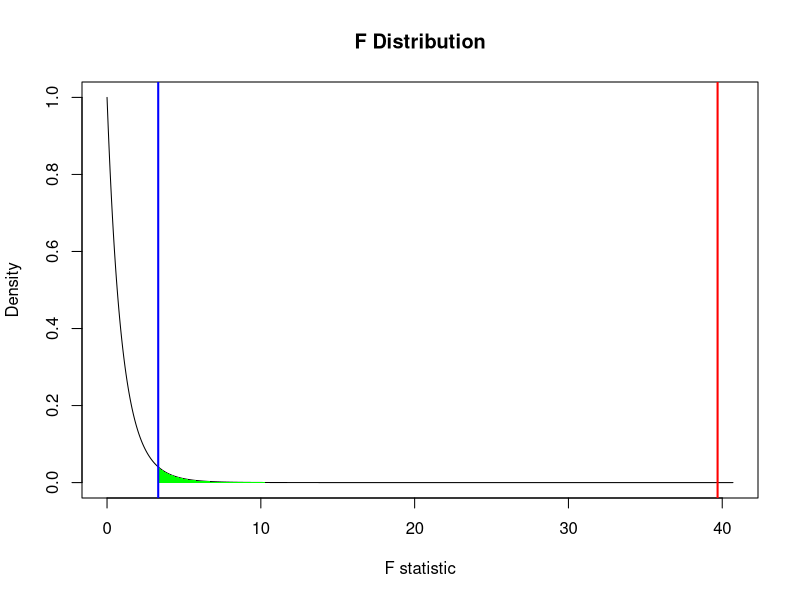
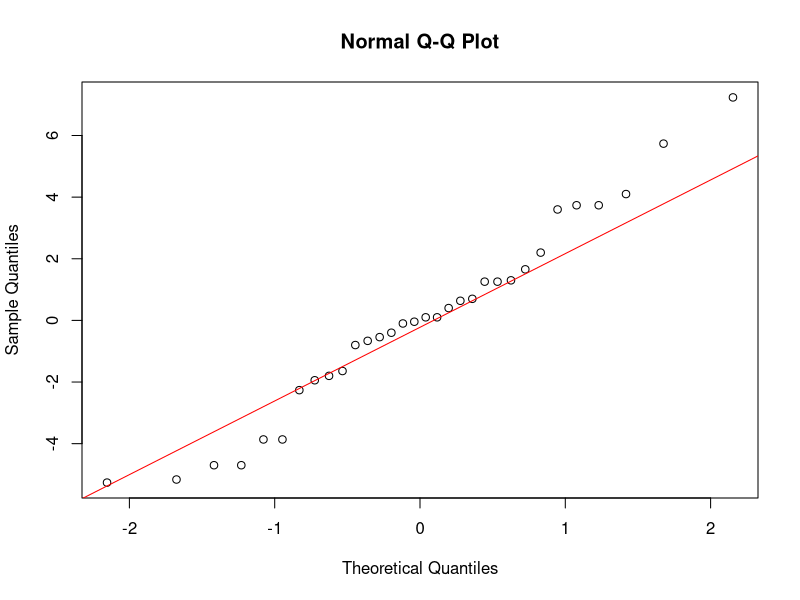
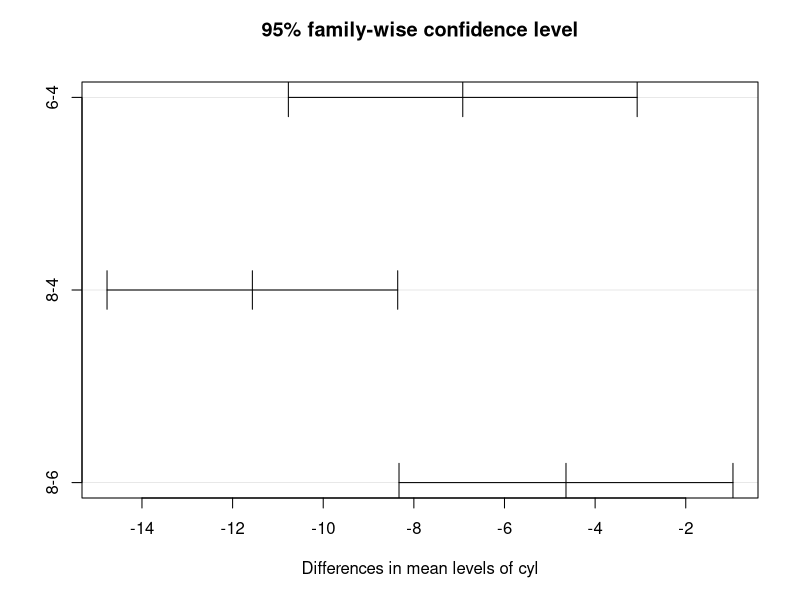
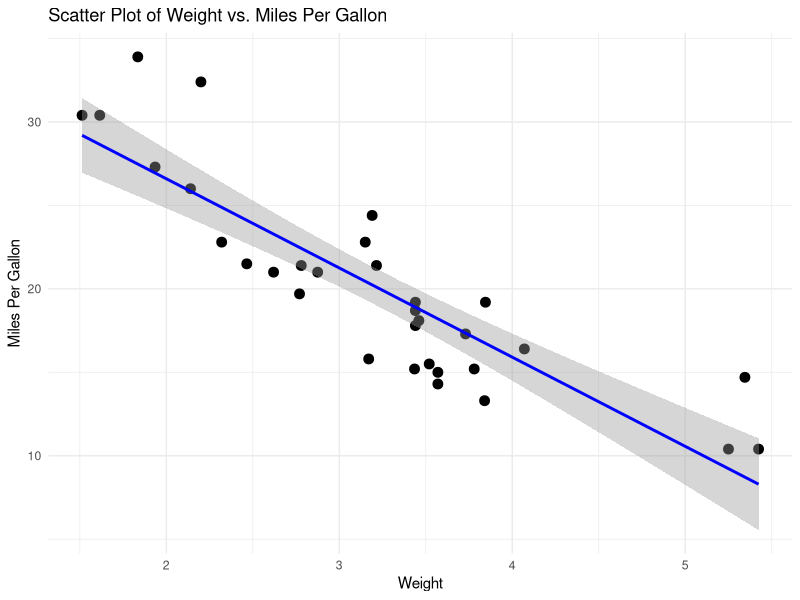
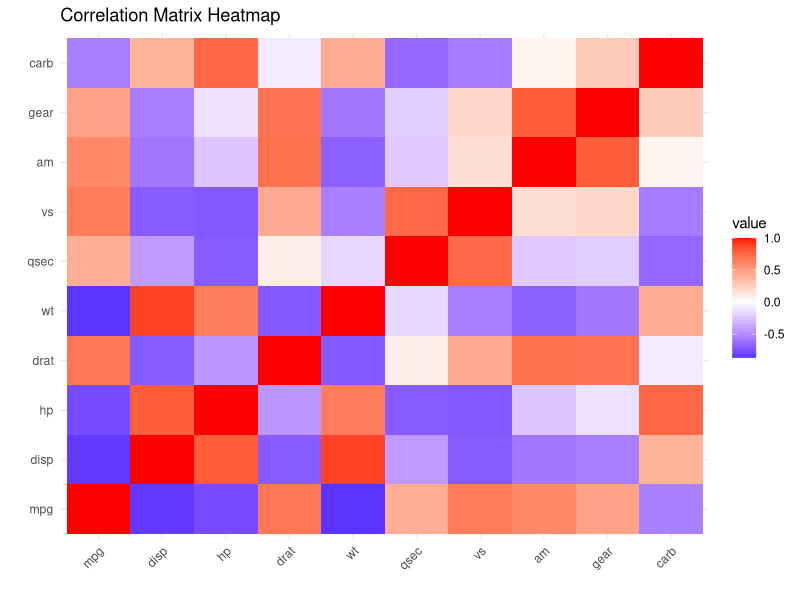
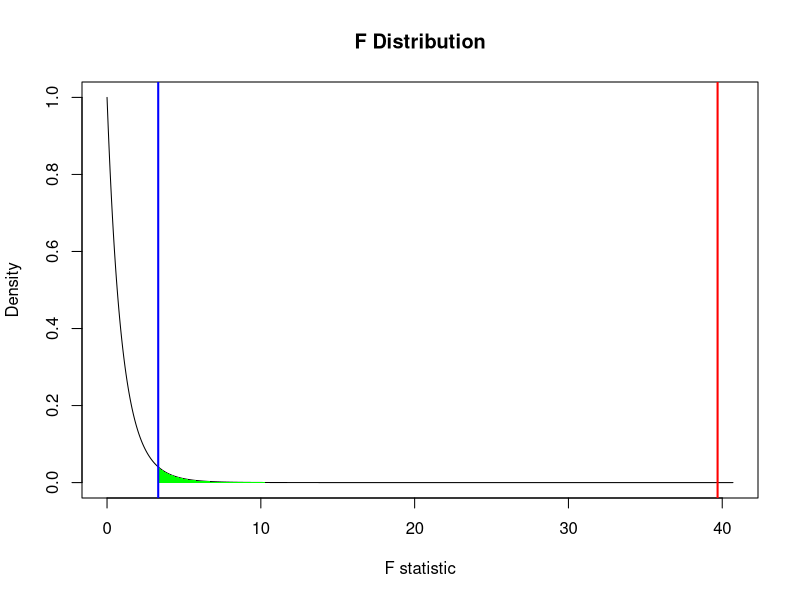

Here is the R script that generated these plots, in order:
data("mtcars")

library(ggplot2)
library(dplyr)
library(car)
library(reshape2)

mtcars$cyl <- factor(mtcars$cyl)
alpha <- 0.05
# Anova test
# Concerned with variance between groups and within groups
# To assess how much variability is there between groups and within

# Variance
# H0: all groups are equal to number
# H1: at least one group is different from the rest
# ANOVA test is a parametric test and assumes that the data is normally
# distributed and the variances are equal across groups
# If the p value is less than the alpha level we reject the null
# hypothesis and conclude that there is a significant difference
# If the p value is greater than alpha we fail to reject null
# hypothesis and conclude there is no significant difference
# ANOVA test is used to compare the means of three or more groups
# If we have only two groups we can use a t test to compare means
# If we have more than two groups we can use anova test to compare
# means of the groups.
anova_model <- aov(mpg ~ cyl, data = mtcars)
summary(anova_model)

# ANOVA table - extraction from model summary to plot F distribution
# and find the critical value for the F test
anova_table <- summary(anova_model)[[1]]
f_stat <- anova_table["cyl", "F value"]
df1 <- anova_table["cyl", "Df"]
df2 <- anova_table["Residuals", "Df"]

# Find critical value for upper tail of F distribution
f_crit <- qf(1 - alpha, df1, df2)
# Plotting the F distribution and critical value for the F test
x_max <- max(f_stat, f_crit) + 1
# Setting x axis limit to be slightly larger than max value
x_vals <- seq(0, x_max, length.out = 1000)
# Creating a sequence of x values from 0 to the maximum x value

y_vals <- df(x_vals, df1, df2)
plot(x_vals, y_vals, type = "l", main = "F Distribution",
     xlab = "F statistic", ylab = "Density")

# Shade the rejection region for the F test
x_shade <- seq(f_crit, x_max, length.out = 1000)
y_shade <- df(x_shade, df1, df2)
polygon(c(f_crit, x_shade, x_max),
        c(0, y_shade, 0), col = "green", border = NA)
# Critical value line
abline(v = f_crit, col = "blue", lwd = 2)
# F statistic line
abline(v = f_stat, col = "red", lwd = 2)

# F-statistic is the ratio of variance between groups to variance
# within groups. The larger the F statistic the more likely it is
# that there is a significant difference between groups

# Save the plot as a png file
png("F_distribution.png", width = 800, height = 600)
plot(x_vals, y_vals, type = "l", main = "F Distribution",
     xlab = "F statistic", ylab = "Density")
polygon(c(f_crit, x_shade, x_max),
        c(0, y_shade, 0), col = "green", border = NA)
abline(v = f_crit, col = "blue", lwd = 2)
abline(v = f_stat, col = "red", lwd = 2)
dev.off()

shapiro.test(residuals(anova_model))
# Test for normality of the data which is an assumption of ANOVA

leveneTest(mpg ~ cyl, data = mtcars)
# Test for homogeneity of variances which is an assumption of ANOVA
# Assumptions of ANOVA are met if p value > alpha level
# We fail to reject the null hypothesis and conclude no significant
# difference between the groups
# ANOVA assumes normal distribution of the data and homogeneity of
# variances across groups. If these assumptions are violated, the
# results of ANOVA test may not be valid.
# Non-parametric test for ANOVA is the Kruskal-Wallis test which does
# not assume normal distribution of data and homogeneity of variances
# across groups. It is used to compare the medians of three or more
# groups.
kruskal.test(mpg ~ cyl, data = mtcars)





# Steps: how to know what test to use

# 1. Identify the research question and type of data
# (categorical or continuous)
# Tests for categorical data include chi square test for independence
# and chi square test for goodness of fit. Tests for continuous data
# include t test for comparing the means of two groups and ANOVA test
# for comparing the means of three or more groups. If the assumptions
# of the t test or ANOVA test are not met, we can use non-parametric
# tests such as the Wilcoxon rank sum test for comparing the medians
# of two groups and the Kruskal-Wallis test for comparing the medians
# of three or more groups.
# For categorical data, use chi square test to compare the observed
# frequencies of the categories to the expected frequencies under null
# hypothesis. It is used to test for independence between two
# categorical variables or to test for goodness of fit of a categorical
# variable to a theoretical distribution. The chi square test is
# non-parametric and does not assume normal distribution of the data or
# homogeneity of variances across groups. It is used when the data is
# categorical and the sample size is large enough to meet assumptions.
# For continuous data, use t test to compare the means of two groups.
# It is used when the data is continuous and the sample size is small.
# The t test assumes that the data is normally distributed and that the
# variances are equal across groups. If the assumptions of the t test
# are not met, we can use a non-parametric test such as the Wilcoxon
# rank sum test which does not assume normal distribution of the data
# or homogeneity of variances across groups. It is used to compare the
# medians of two groups when the data is not normally distributed or
# when the variances are not equal across groups.

# 2. Check the assumptions of the test you want to use
# (normality, homogeneity of variances, independence)
# Normality using these tests:
# Shapiro test for normality of the data
shapiro.test(residuals(anova_model))
# Test for normality of the data which is an assumption of ANOVA
# QQ plot for normality of the data
qqnorm(residuals(anova_model))
qqline(residuals(anova_model), col = "red")
# Homogeneity of variances using these tests:
# Levene test for homogeneity of variances across groups.
leveneTest(mpg ~ cyl, data = mtcars)
# Test for homogeneity of variances which is an assumption of ANOVA

# Independence using these tests:
# Durbin Watson test for independence of residuals in a regression
# model. It is used to test for autocorrelation in the residuals of a
# regression model. The Durbin Watson test statistic ranges from 0 to 4,
# with a value of 2 indicating no autocorrelation, values less than 2
# indicating positive autocorrelation, and values greater than 2
# indicating negative autocorrelation. If the p value is less than the
# alpha level we reject the null hypothesis and conclude that there is
# autocorrelation in the residuals. If the p value is greater than the
# alpha level we fail to reject the null hypothesis and conclude that
# there is no autocorrelation in the residuals.

# 3. If the assumptions are met, use the appropriate parametric test
# (t test, ANOVA)
# t test for comparing the means of two groups. It assumes normal
# distribution of the data and homogeneity of variances across groups.
# ANOVA test for comparing the means of three or more groups. It
# assumes normal distribution of the data and homogeneity of variances
# across groups.

# 4. If the assumptions are not met, use appropriate non-parametric
# test (Wilcoxon rank sum test, Kruskal-Wallis test, Tukey HSD test,
# Dunn test)

# Wilcoxon rank sum test is a non-parametric test used to compare the
# medians of two groups. It does not assume normal distribution of the
# data and homogeneity of variances across groups. It is used when the
# data is not normally distributed or when the variances are not equal
# across groups.

# Post hoc test is used to determine which groups are significantly
# different from each other after finding a significant result in an
# ANOVA test. It is used to compare the means of the groups pairwise
# and adjust for multiple comparisons. The most common post hoc test is
# the Tukey HSD test which stands for honestly significant difference
# test. It is used to compare the means of the groups pairwise and
# adjust for multiple comparisons. It is used when the assumptions of
# the ANOVA test are met. If the assumptions of the ANOVA test are not
# met, we can use a non-parametric post hoc test such as the Dunn test
# which is used to compare the medians of the groups pairwise and
# adjust for multiple comparisons.

# Tukey HSD test for post hoc analysis after finding a significant
# result in an ANOVA test. It is used to compare the means of the
# groups pairwise and adjust for multiple comparisons. It is used when
# the assumptions of the ANOVA test are met.
tukey_test <- TukeyHSD(anova_model)
plot(tukey_test)
print(tukey_test)

# Dunn test for post hoc analysis after finding a significant result in
# an ANOVA test when the assumptions of the ANOVA test are not met. It
# is used to compare the medians of the groups pairwise and adjust for
# multiple comparisons.

# 5. Interpret the results of the test and draw conclusions based on
# the research question and the data.
# ----------

# Effect Size for ANOVA Test
# Effect size for ANOVA test is the eta squared which is the
# proportion of the total variance in the dependent variable that is
# explained by the independent variable. It ranges from 0 to 1, with
# higher values indicating a larger effect size. The eta squared can be
# calculated using the ANOVA table as follows:
# Higher values of eta squared indicate a larger effect size, with
# values of 0.01, 0.06, and 0.14 often considered small, medium, and
# large effect sizes, respectively. This means that the independent
# variable explains 1%, 6%, and 14% of the variance in the dependent
# variable, respectively.
ss_between <- anova_table["cyl", "Sum Sq"]
ss_total <- sum(anova_table[, "Sum Sq"])
eta_squared <- ss_between / ss_total

# Correlation test
# Correlation and direction of linear relationship between two
# continuous variables. It ranges from -1 to 1, with values close to
# -1 indicating a strong negative correlation, values close to 1
# indicating a strong positive correlation, and values close to 0
# indicating no correlation. The correlation can be calculated using
# the cor function in R as follows:
cor(mtcars$mpg, mtcars$hp)
# Correlation between miles per gallon and horsepower in mtcars
corr_test <- cor.test(mtcars$mpg, mtcars$wt)
# Correlation test between miles per gallon and weight in mtcars
print(corr_test$p.value)
# p value for the correlation test
r <- 0.5
# correlation coefficient for the correlation test
n <- nrow(mtcars)
# sample size for the correlation test

# r=0 means no correlation between the two variables
# r=1 means a perfect positive correlation between the two variables
# r=-1 means a perfect negative correlation between the two variables
# The closer the r value is to 1 or -1, the stronger the correlation
# The p value for the correlation test indicates whether the
# correlation is statistically significant or not. If the p value is
# less than the alpha level we reject the null hypothesis and conclude
# that there is a significant correlation between the two variables. If
# the p value is greater than the alpha level we fail to reject the
# null hypothesis and conclude that there is no significant correlation
# between the two variables.
ggplot(mtcars, aes(x = wt, y = mpg)) +
  geom_point(size = 3) +
  geom_smooth(method = "lm", se = TRUE, color = "blue") +
  labs(title = "Scatter Plot of Weight vs. Miles Per Gallon",
       x = "Weight",
       y = "Miles Per Gallon") +
  theme_minimal()

#heatmap of correlation matrix
numeric_data <- mtcars %>% select(where(is.numeric))
corr_matrix <- cor(numeric_data)
  
cor_melt <- melt(corr_matrix)

cor_melt$Var1 <- factor(cor_melt$Var1, levels = colnames(corr_matrix))
cor_melt$Var2 <- factor(cor_melt$Var2, levels = colnames(corr_matrix))

ggplot(cor_melt, aes(x = Var1, y = Var2, fill = value)) +
  geom_tile() +
  scale_fill_gradient2(low = "blue", mid = "white", high = "red",
                       midpoint = 0) +
  labs(title = "Correlation Matrix Heatmap", x = "", y = "") +
  theme_minimal() +
  theme(axis.text.x = element_text(angle = 45, hjust = 1))
